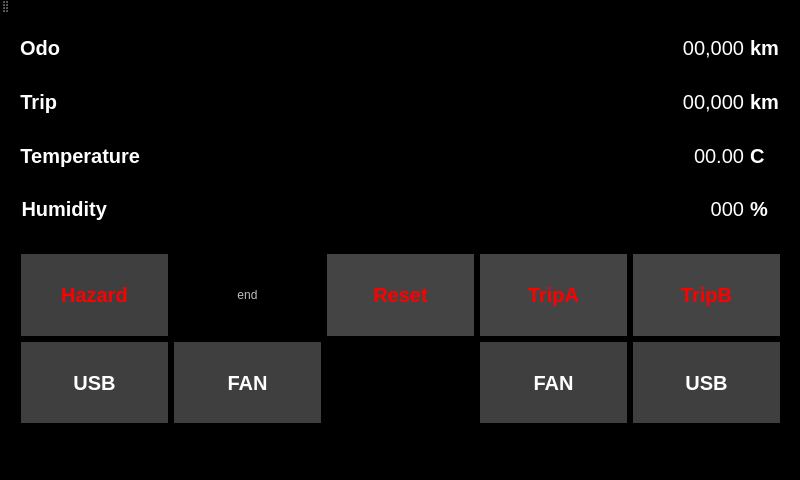
<?xml version="1.0" encoding="UTF-8"?>
<ui version="4.0">
 <class>MainWindow</class>
 <widget class="QMainWindow" name="MainWindow">
  <property name="geometry">
   <rect>
    <x>0</x>
    <y>0</y>
    <width>800</width>
    <height>480</height>
   </rect>
  </property>
  <property name="cursor">
   <cursorShape>BlankCursor</cursorShape>
  </property>
  <property name="windowTitle">
   <string>MainWindow</string>
  </property>
  <property name="styleSheet">
   <string notr="true">background-color: rgb(0, 0, 0);
border: solid 1px #000000;</string>
  </property>
  <widget class="QWidget" name="centralWidget">
   <widget class="QWidget" name="gridLayoutWidget">
    <property name="geometry">
     <rect>
      <x>9</x>
      <y>0</y>
      <width>781</width>
      <height>231</height>
     </rect>
    </property>
    <property name="cursor">
     <cursorShape>BlankCursor</cursorShape>
    </property>
    <layout class="QGridLayout" name="gridLayout">
     <property name="sizeConstraint">
      <enum>QLayout::SetNoConstraint</enum>
     </property>
     <item row="1" column="1">
      <widget class="QLabel" name="tripLabel">
       <property name="font">
        <font>
         <pointsize>15</pointsize>
        </font>
       </property>
       <property name="cursor">
        <cursorShape>BlankCursor</cursorShape>
       </property>
       <property name="layoutDirection">
        <enum>Qt::LeftToRight</enum>
       </property>
       <property name="styleSheet">
        <string notr="true">color: rgb(255, 255, 255);</string>
       </property>
       <property name="text">
        <string>00,000</string>
       </property>
       <property name="alignment">
        <set>Qt::AlignRight|Qt::AlignTrailing|Qt::AlignVCenter</set>
       </property>
      </widget>
     </item>
     <item row="0" column="1">
      <widget class="QLabel" name="odoLabel">
       <property name="font">
        <font>
         <pointsize>15</pointsize>
        </font>
       </property>
       <property name="cursor">
        <cursorShape>BlankCursor</cursorShape>
       </property>
       <property name="layoutDirection">
        <enum>Qt::LeftToRight</enum>
       </property>
       <property name="styleSheet">
        <string notr="true">color: rgb(255, 255, 255);</string>
       </property>
       <property name="text">
        <string>00,000</string>
       </property>
       <property name="alignment">
        <set>Qt::AlignRight|Qt::AlignTrailing|Qt::AlignVCenter</set>
       </property>
      </widget>
     </item>
     <item row="1" column="0">
      <widget class="QLabel" name="tripTitle">
       <property name="sizePolicy">
        <sizepolicy hsizetype="Maximum" vsizetype="Preferred">
         <horstretch>0</horstretch>
         <verstretch>0</verstretch>
        </sizepolicy>
       </property>
       <property name="font">
        <font>
         <pointsize>15</pointsize>
         <weight>75</weight>
         <bold>true</bold>
        </font>
       </property>
       <property name="cursor">
        <cursorShape>BlankCursor</cursorShape>
       </property>
       <property name="styleSheet">
        <string notr="true">color: rgb(255, 255, 255);</string>
       </property>
       <property name="text">
        <string>Trip</string>
       </property>
       <property name="alignment">
        <set>Qt::AlignRight|Qt::AlignTrailing|Qt::AlignVCenter</set>
       </property>
      </widget>
     </item>
     <item row="3" column="1">
      <widget class="QLabel" name="hymLabel">
       <property name="font">
        <font>
         <pointsize>15</pointsize>
        </font>
       </property>
       <property name="cursor">
        <cursorShape>BlankCursor</cursorShape>
       </property>
       <property name="layoutDirection">
        <enum>Qt::LeftToRight</enum>
       </property>
       <property name="styleSheet">
        <string notr="true">color: rgb(255, 255, 255);</string>
       </property>
       <property name="text">
        <string>000</string>
       </property>
       <property name="alignment">
        <set>Qt::AlignRight|Qt::AlignTrailing|Qt::AlignVCenter</set>
       </property>
      </widget>
     </item>
     <item row="0" column="0">
      <widget class="QLabel" name="odoTitle">
       <property name="sizePolicy">
        <sizepolicy hsizetype="Maximum" vsizetype="Preferred">
         <horstretch>0</horstretch>
         <verstretch>0</verstretch>
        </sizepolicy>
       </property>
       <property name="font">
        <font>
         <pointsize>15</pointsize>
         <weight>75</weight>
         <bold>true</bold>
        </font>
       </property>
       <property name="cursor">
        <cursorShape>BlankCursor</cursorShape>
       </property>
       <property name="styleSheet">
        <string notr="true">color: rgb(255, 255, 255);</string>
       </property>
       <property name="text">
        <string>Odo</string>
       </property>
       <property name="alignment">
        <set>Qt::AlignRight|Qt::AlignTrailing|Qt::AlignVCenter</set>
       </property>
      </widget>
     </item>
     <item row="3" column="0">
      <widget class="QLabel" name="label_4">
       <property name="sizePolicy">
        <sizepolicy hsizetype="Maximum" vsizetype="Preferred">
         <horstretch>0</horstretch>
         <verstretch>0</verstretch>
        </sizepolicy>
       </property>
       <property name="font">
        <font>
         <pointsize>15</pointsize>
         <weight>75</weight>
         <bold>true</bold>
        </font>
       </property>
       <property name="cursor">
        <cursorShape>BlankCursor</cursorShape>
       </property>
       <property name="styleSheet">
        <string notr="true">color: rgb(255, 255, 255);</string>
       </property>
       <property name="text">
        <string>Humidity</string>
       </property>
       <property name="alignment">
        <set>Qt::AlignRight|Qt::AlignTrailing|Qt::AlignVCenter</set>
       </property>
      </widget>
     </item>
     <item row="2" column="0">
      <widget class="QLabel" name="label_3">
       <property name="sizePolicy">
        <sizepolicy hsizetype="Maximum" vsizetype="Preferred">
         <horstretch>0</horstretch>
         <verstretch>0</verstretch>
        </sizepolicy>
       </property>
       <property name="font">
        <font>
         <pointsize>15</pointsize>
         <weight>75</weight>
         <bold>true</bold>
        </font>
       </property>
       <property name="cursor">
        <cursorShape>BlankCursor</cursorShape>
       </property>
       <property name="styleSheet">
        <string notr="true">color: rgb(255, 255, 255);</string>
       </property>
       <property name="text">
        <string>Temperature</string>
       </property>
       <property name="alignment">
        <set>Qt::AlignRight|Qt::AlignTrailing|Qt::AlignVCenter</set>
       </property>
      </widget>
     </item>
     <item row="2" column="1">
      <widget class="QLabel" name="tempLabel">
       <property name="font">
        <font>
         <pointsize>15</pointsize>
        </font>
       </property>
       <property name="cursor">
        <cursorShape>BlankCursor</cursorShape>
       </property>
       <property name="layoutDirection">
        <enum>Qt::LeftToRight</enum>
       </property>
       <property name="styleSheet">
        <string notr="true">color: rgb(255, 255, 255);</string>
       </property>
       <property name="text">
        <string>00.00</string>
       </property>
       <property name="alignment">
        <set>Qt::AlignRight|Qt::AlignTrailing|Qt::AlignVCenter</set>
       </property>
      </widget>
     </item>
     <item row="0" column="2">
      <widget class="QLabel" name="label_9">
       <property name="sizePolicy">
        <sizepolicy hsizetype="Maximum" vsizetype="MinimumExpanding">
         <horstretch>0</horstretch>
         <verstretch>0</verstretch>
        </sizepolicy>
       </property>
       <property name="font">
        <font>
         <pointsize>15</pointsize>
         <weight>75</weight>
         <bold>true</bold>
        </font>
       </property>
       <property name="cursor">
        <cursorShape>BlankCursor</cursorShape>
       </property>
       <property name="styleSheet">
        <string notr="true">color: rgb(255, 255, 255);</string>
       </property>
       <property name="text">
        <string>km</string>
       </property>
      </widget>
     </item>
     <item row="1" column="2">
      <widget class="QLabel" name="label_10">
       <property name="sizePolicy">
        <sizepolicy hsizetype="Maximum" vsizetype="MinimumExpanding">
         <horstretch>0</horstretch>
         <verstretch>0</verstretch>
        </sizepolicy>
       </property>
       <property name="font">
        <font>
         <pointsize>15</pointsize>
         <weight>75</weight>
         <bold>true</bold>
        </font>
       </property>
       <property name="cursor">
        <cursorShape>BlankCursor</cursorShape>
       </property>
       <property name="styleSheet">
        <string notr="true">color: rgb(255, 255, 255);</string>
       </property>
       <property name="text">
        <string>km</string>
       </property>
      </widget>
     </item>
     <item row="2" column="2">
      <widget class="QLabel" name="label_11">
       <property name="sizePolicy">
        <sizepolicy hsizetype="Maximum" vsizetype="MinimumExpanding">
         <horstretch>0</horstretch>
         <verstretch>0</verstretch>
        </sizepolicy>
       </property>
       <property name="font">
        <font>
         <pointsize>15</pointsize>
         <weight>75</weight>
         <bold>true</bold>
        </font>
       </property>
       <property name="cursor">
        <cursorShape>BlankCursor</cursorShape>
       </property>
       <property name="styleSheet">
        <string notr="true">color: rgb(255, 255, 255);</string>
       </property>
       <property name="text">
        <string>C</string>
       </property>
      </widget>
     </item>
     <item row="3" column="2">
      <widget class="QLabel" name="label_12">
       <property name="sizePolicy">
        <sizepolicy hsizetype="Maximum" vsizetype="MinimumExpanding">
         <horstretch>0</horstretch>
         <verstretch>0</verstretch>
        </sizepolicy>
       </property>
       <property name="font">
        <font>
         <pointsize>15</pointsize>
         <weight>75</weight>
         <bold>true</bold>
        </font>
       </property>
       <property name="cursor">
        <cursorShape>BlankCursor</cursorShape>
       </property>
       <property name="styleSheet">
        <string notr="true">color: rgb(255, 255, 255);</string>
       </property>
       <property name="text">
        <string>%</string>
       </property>
      </widget>
     </item>
    </layout>
   </widget>
   <widget class="QWidget" name="gridLayoutWidget_2">
    <property name="geometry">
     <rect>
      <x>10</x>
      <y>230</y>
      <width>781</width>
      <height>191</height>
     </rect>
    </property>
    <property name="cursor">
     <cursorShape>BlankCursor</cursorShape>
    </property>
    <layout class="QGridLayout" name="gridLayout_2">
     <property name="sizeConstraint">
      <enum>QLayout::SetMinAndMaxSize</enum>
     </property>
     <item row="3" column="1">
      <widget class="QPushButton" name="fanL">
       <property name="sizePolicy">
        <sizepolicy hsizetype="Minimum" vsizetype="Preferred">
         <horstretch>0</horstretch>
         <verstretch>0</verstretch>
        </sizepolicy>
       </property>
       <property name="font">
        <font>
         <pointsize>15</pointsize>
         <weight>75</weight>
         <bold>true</bold>
        </font>
       </property>
       <property name="cursor">
        <cursorShape>BlankCursor</cursorShape>
       </property>
       <property name="styleSheet">
        <string notr="true">background-color: rgb(63, 63, 63);
border: solid 1-x #FFFFFF;
color: #FFFFFF;</string>
       </property>
       <property name="text">
        <string>FAN</string>
       </property>
      </widget>
     </item>
     <item row="3" column="4">
      <widget class="QPushButton" name="usbR">
       <property name="sizePolicy">
        <sizepolicy hsizetype="Minimum" vsizetype="Preferred">
         <horstretch>0</horstretch>
         <verstretch>0</verstretch>
        </sizepolicy>
       </property>
       <property name="font">
        <font>
         <pointsize>15</pointsize>
         <weight>75</weight>
         <bold>true</bold>
        </font>
       </property>
       <property name="cursor">
        <cursorShape>BlankCursor</cursorShape>
       </property>
       <property name="styleSheet">
        <string notr="true">background-color: rgb(63, 63, 63);
border: solid 1-x #FFFFFF;
color: #FFFFFF;</string>
       </property>
       <property name="text">
        <string>USB</string>
       </property>
      </widget>
     </item>
     <item row="3" column="0">
      <widget class="QPushButton" name="usbL">
       <property name="sizePolicy">
        <sizepolicy hsizetype="Minimum" vsizetype="Preferred">
         <horstretch>0</horstretch>
         <verstretch>0</verstretch>
        </sizepolicy>
       </property>
       <property name="font">
        <font>
         <pointsize>15</pointsize>
         <weight>75</weight>
         <bold>true</bold>
        </font>
       </property>
       <property name="cursor">
        <cursorShape>BlankCursor</cursorShape>
       </property>
       <property name="styleSheet">
        <string notr="true">background-color: rgb(63, 63, 63);
border: solid 1-x #FFFFFF;
color: #FFFFFF;</string>
       </property>
       <property name="text">
        <string>USB</string>
       </property>
      </widget>
     </item>
     <item row="3" column="3">
      <widget class="QPushButton" name="fanR">
       <property name="sizePolicy">
        <sizepolicy hsizetype="Minimum" vsizetype="Preferred">
         <horstretch>0</horstretch>
         <verstretch>0</verstretch>
        </sizepolicy>
       </property>
       <property name="font">
        <font>
         <pointsize>15</pointsize>
         <weight>75</weight>
         <bold>true</bold>
        </font>
       </property>
       <property name="cursor">
        <cursorShape>BlankCursor</cursorShape>
       </property>
       <property name="styleSheet">
        <string notr="true">background-color: rgb(63, 63, 63);
border: solid 1-x #FFFFFF;
color: #FFFFFF;</string>
       </property>
       <property name="text">
        <string>FAN</string>
       </property>
      </widget>
     </item>
     <item row="2" column="3">
      <widget class="QPushButton" name="tripA">
       <property name="sizePolicy">
        <sizepolicy hsizetype="Minimum" vsizetype="Preferred">
         <horstretch>0</horstretch>
         <verstretch>0</verstretch>
        </sizepolicy>
       </property>
       <property name="font">
        <font>
         <pointsize>15</pointsize>
         <weight>75</weight>
         <bold>true</bold>
        </font>
       </property>
       <property name="cursor">
        <cursorShape>BlankCursor</cursorShape>
       </property>
       <property name="styleSheet">
        <string notr="true">color: rgb(255, 0, 0);
background-color: rgb(68, 68, 68);
border-color: solid 1px #FFFFFF;</string>
       </property>
       <property name="text">
        <string>TripA</string>
       </property>
      </widget>
     </item>
     <item row="2" column="2">
      <widget class="QPushButton" name="tripReset">
       <property name="sizePolicy">
        <sizepolicy hsizetype="Minimum" vsizetype="Preferred">
         <horstretch>0</horstretch>
         <verstretch>0</verstretch>
        </sizepolicy>
       </property>
       <property name="font">
        <font>
         <pointsize>15</pointsize>
         <weight>75</weight>
         <bold>true</bold>
        </font>
       </property>
       <property name="cursor">
        <cursorShape>BlankCursor</cursorShape>
       </property>
       <property name="autoFillBackground">
        <bool>false</bool>
       </property>
       <property name="styleSheet">
        <string notr="true">color: rgb(255, 0, 0);
background-color: rgb(68, 68, 68);
border-color: solid 1px #FFFFFF;</string>
       </property>
       <property name="text">
        <string>Reset</string>
       </property>
      </widget>
     </item>
     <item row="2" column="4">
      <widget class="QPushButton" name="tripB">
       <property name="sizePolicy">
        <sizepolicy hsizetype="Minimum" vsizetype="Preferred">
         <horstretch>0</horstretch>
         <verstretch>0</verstretch>
        </sizepolicy>
       </property>
       <property name="font">
        <font>
         <pointsize>15</pointsize>
         <weight>75</weight>
         <bold>true</bold>
        </font>
       </property>
       <property name="cursor">
        <cursorShape>BlankCursor</cursorShape>
       </property>
       <property name="styleSheet">
        <string>color: rgb(255, 0, 0);
background-color: rgb(68, 68, 68);
border-color: solid 1px #FFFFFF;</string>
       </property>
       <property name="text">
        <string>TripB</string>
       </property>
      </widget>
     </item>
     <item row="2" column="0">
      <widget class="QPushButton" name="hazard">
       <property name="sizePolicy">
        <sizepolicy hsizetype="Minimum" vsizetype="Preferred">
         <horstretch>0</horstretch>
         <verstretch>0</verstretch>
        </sizepolicy>
       </property>
       <property name="font">
        <font>
         <pointsize>15</pointsize>
         <weight>75</weight>
         <bold>true</bold>
        </font>
       </property>
       <property name="cursor">
        <cursorShape>BlankCursor</cursorShape>
       </property>
       <property name="styleSheet">
        <string notr="true">color: rgb(255, 0, 0);
background-color: rgb(63, 63, 63);
border: solid 1-x #FFFFFF;</string>
       </property>
       <property name="text">
        <string>Hazard</string>
       </property>
      </widget>
     </item>
     <item row="2" column="1">
      <widget class="QPushButton" name="endBtn">
       <property name="enabled">
        <bool>false</bool>
       </property>
       <property name="sizePolicy">
        <sizepolicy hsizetype="Minimum" vsizetype="Preferred">
         <horstretch>0</horstretch>
         <verstretch>0</verstretch>
        </sizepolicy>
       </property>
       <property name="cursor">
        <cursorShape>BlankCursor</cursorShape>
       </property>
       <property name="text">
        <string>end</string>
       </property>
      </widget>
     </item>
    </layout>
   </widget>
  </widget>
  <widget class="QMenuBar" name="menuBar">
   <property name="geometry">
    <rect>
     <x>0</x>
     <y>0</y>
     <width>800</width>
     <height>21</height>
    </rect>
   </property>
  </widget>
  <widget class="QToolBar" name="mainToolBar">
   <attribute name="toolBarArea">
    <enum>TopToolBarArea</enum>
   </attribute>
   <attribute name="toolBarBreak">
    <bool>false</bool>
   </attribute>
  </widget>
  <widget class="QStatusBar" name="statusBar"/>
  <action name="actionendButton">
   <property name="text">
    <string>endButton</string>
   </property>
  </action>
 </widget>
 <layoutdefault spacing="6" margin="11"/>
 <resources/>
 <connections>
  <connection>
   <sender>endBtn</sender>
   <signal>clicked()</signal>
   <receiver>MainWindow</receiver>
   <slot>close()</slot>
   <hints>
    <hint type="sourcelabel">
     <x>119</x>
     <y>183</y>
    </hint>
    <hint type="destinationlabel">
     <x>199</x>
     <y>149</y>
    </hint>
   </hints>
  </connection>
 </connections>
</ui>
